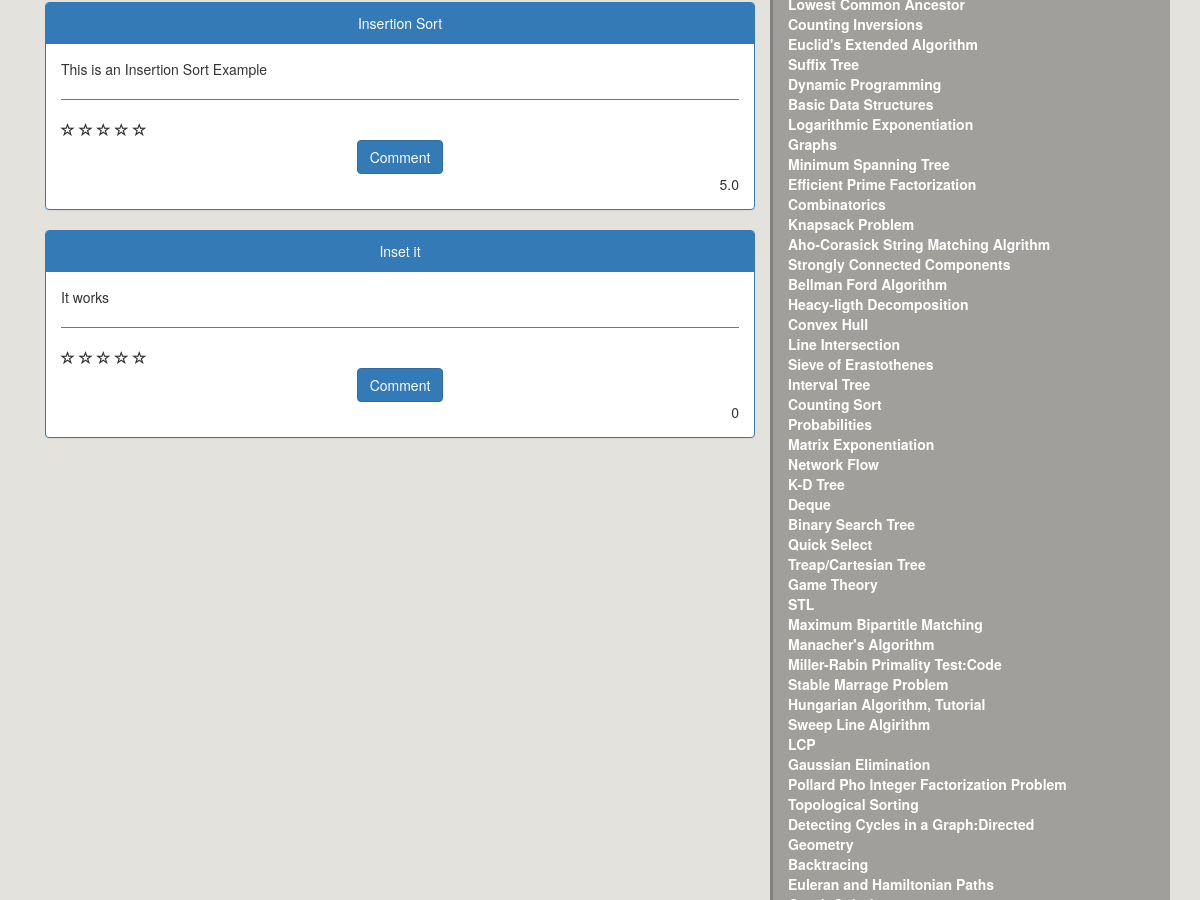
The app's page / (middle part), older data.
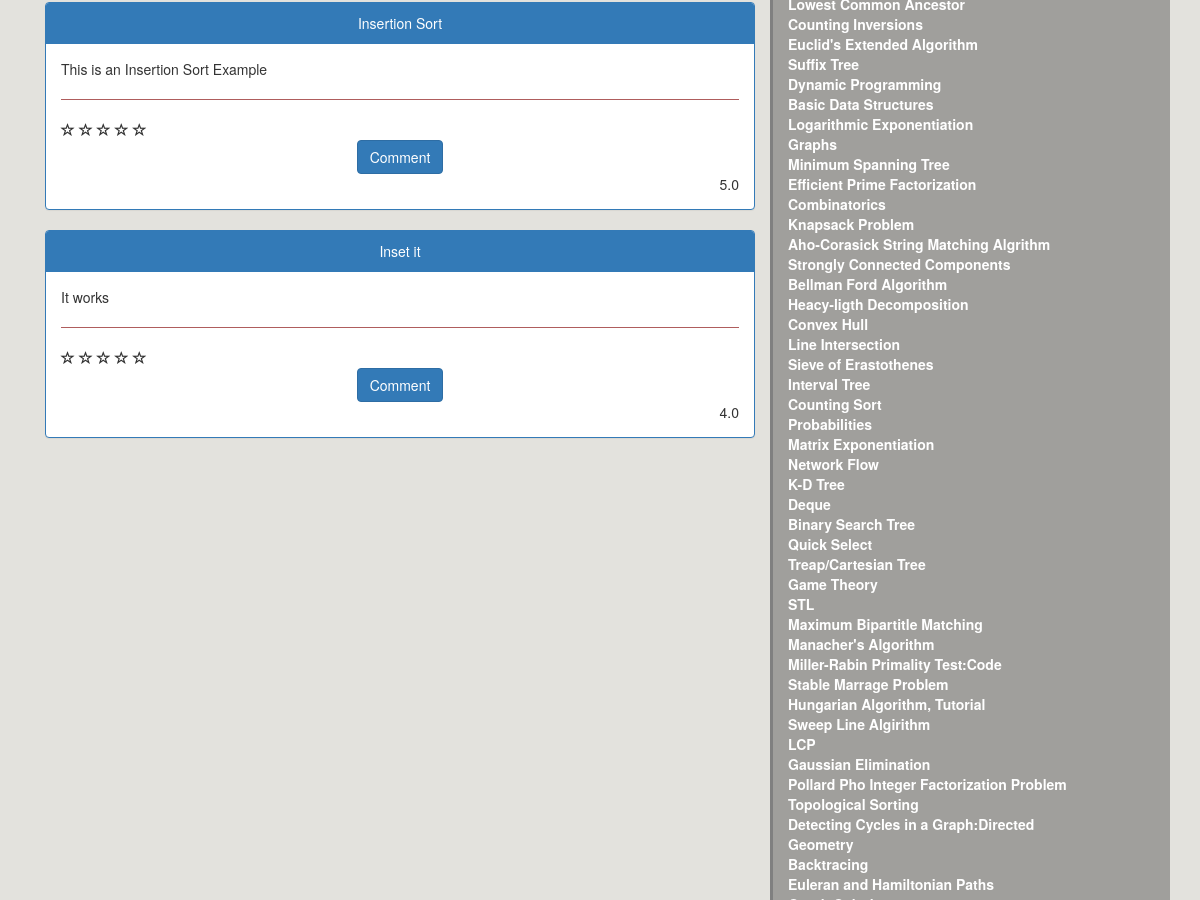
The same page, newer data.
### review/models.py (models this page shows, shortened)
class Object(models.Model):
    title       = models.CharField(max_length=220)
    struct      = models.ForeignKey('Struct', null=True, blank=True, on_delete=models.CASCADE)
    body        = models.TextField()
    stars       = models.CharField(max_length=220, default=0)    # FROM 0 TO 5 (CAN BE DECIMAL)
    no_users    = models.IntegerField(default=0)

### review/views.py (the view)
# urls.py: 2. Add a URL to urlpatterns:  url(r'^$', views.home, name='home')
def home(request):
    x_forwarded_for = request.META.get('HTTP_X_FORWARDED_FOR')
    if x_forwarded_for:
        ip = x_forwarded_for.split(',')[0]
    else:
        ip = request.META.get('REMOTE_ADDR')
    if 'user' in request.COOKIES:       # check if user has the cookie available
        user_id = request.COOKIES['user'] # extract user id from the cookie dictionary
    else:
        user = User(name=ip)
        user.save()    # create a new user
        user_id = user.id         # get the id of the user
    objects = Object.objects.all() # all the objects stored in the database
    context = {
        'objects' : objects,
    }
    response = render(request, 'review/index.html', context)
    set_cookie(response, 'user', user_id,10000)
    return response

### review/helper.py (called while the page is built)
def set_cookie(response, key, value, days_expire = 7):
    if days_expire is None:
        max_age = 365 * 24 * 60 * 60  #one year
    else:
        max_age = days_expire * 24 * 60 * 60
    expires = datetime.datetime.strftime(datetime.datetime.utcnow() + datetime.timedelta(seconds=max_age), "%a, %d-%b-%Y %H:%M:%S GMT")
    response.set_cookie(key, value, max_age=max_age, expires=expires, domain=settings.SESSION_COOKIE_DOMAIN, secure=settings.SESSION_COOKIE_SECURE or None)

### review/templates/review/index.html (shortened to what this page needs)
<!DOCTYPE html>
<html lang="en">
  <head>
    <link href="/static/css/bootstrap.min.css" rel="stylesheet">
    <link rel="stylesheet" href="static/css/base.css">
  </head>
  <body>
<div class="container" style="margin:auto">
  <div class="container pull-left content">
    <div class="text-justify row" id="post">
    {% for obj in objects %}
      <div class="inside-content col-md-12">
        <div class="panel panel-primary">
          <div class="text-center panel-heading">{{ obj.title }}</div>
          <div class="panel-body">
            {{ obj.body }}
            <hr>
              <span  onclick="rate(1, {{ obj.id }}, this)" class="glyphicon glyphicon-star-empty 1" aria-hidden="true"></span>
              <span  onclick="rate(2, {{ obj.id }}, this)" class="glyphicon glyphicon-star-empty 2" aria-hidden="true"></span>
              <span  onclick="rate(3, {{ obj.id }}, this)" class="glyphicon glyphicon-star-empty 3" aria-hidden="true"></span>
              <span  onclick="rate(4, {{ obj.id }}, this)" class="glyphicon glyphicon-star-empty 4" aria-hidden="true"></span>
              <span  onclick="rate(5, {{ obj.id }}, this)" class="glyphicon glyphicon-star-empty 5" aria-hidden="true"></span>
              <button onclick="show_comment(this)" class="btn btn-primary comment-btn">Comment</button>
              <span id="stars" class="stars">{{ obj.stars }}</span>
          </div>
        </div>
      </div>
      {% endfor %}
    </div>
</div>
  <div style="padding-top:20px" class="container pull-right sidebar">
    <a id="InSort"><b>Insersion Sort</b></a><br>
    <a href=""><b>Lowest Common Ancestor</b><br></a>
    <a href=""><b>Counting Inversions</b><br></a>
    <a href=""><b>Euclid's Extended Algorithm</b><br></a>
    <a href=""><b>Suffix Tree</b><br></a>
    <a href=""><b>Dynamic Programming</b><br></a>
    <a href=""><b>Basic Data Structures</b><br></a>
    <a href=""><b>Logarithmic Exponentiation</b><br></a>
    <a href=""><b>Graphs</b><br></a>
    <a href=""><b>Minimum Spanning Tree</b><br></a>
    <a href=""><b>Efficient Prime Factorization</b><br></a>
    <a href=""><b>Combinatorics</b><br></a>
    <a href=""><b>Knapsack Problem</b><br></a>
    <a href=""><b>Aho-Corasick String Matching Algrithm</b><br></a>
    <a href=""><b>Strongly Connected Components</b><br></a>
    <a href=""><b>Bellman Ford Algorithm</b><br></a>
    <a href=""><b>Heacy-ligth Decomposition</b><br></a>
    <a href=""><b>Convex Hull</b><br></a>
    <a href=""><b>Line Intersection</b><br></a>
    <a href=""><b>Sieve of Erastothenes</b><br></a>
    <a href=""><b>Interval Tree</b><br></a>
    <a href=""><b>Counting Sort</b><br></a>
    <a href=""><b>Probabilities</b><br></a>
    <a href=""><b>Matrix Exponentiation</b><br></a>
    <a href=""><b>Network Flow</b><br></a>
    <a href=""><b>K-D Tree</b><br></a>
    <a href=""><b>Deque</b><br></a>
    <a href=""><b>Binary Search Tree</b><br></a>
    <a href=""><b>Quick Select</b><br></a>
    <a href=""><b>Treap/Cartesian Tree</b><br></a>
    <a href=""><b>Game Theory</b><br></a>
    <a href=""><b>STL</b><br></a>
    <a href=""><b>Maximum Bipartitle Matching</b><br></a>
    <a href=""><b>Manacher's Algorithm</b><br></a>
    <a href=""><b>Miller-Rabin Primality Test:Code</b><br></a>
    <a href=""><b>Stable Marrage Problem</b><br></a>
    <a href=""><b>Hungarian Algorithm, Tutorial</b><br></a>
    <a href=""><b>Sweep Line Algirithm</b><br></a>
    <a href=""><b>LCP</b><br></a>
    <a href=""><b>Gaussian Elimination</b><br></a>
    <a href=""><b>Pollard Pho Integer Factorization Problem</b><br></a>
    <a href=""><b>Topological Sorting</b><br></a>
    <a href=""><b>Detecting Cycles in a Graph:Directed</b><br></a>
    <a href=""><b>Geometry</b><br></a>
    <a href=""><b>Backtracing</b><br></a>
    <a href=""><b>Euleran and Hamiltonian Paths</b><br></a>
    <a href=""><b>Graph Coloring</b><br></a>
</div>
</div>
  </body>
</html>

Row changes from the older to the newer data that the page shows:
changed Object "Inset it": stars "0" → "4.0"
